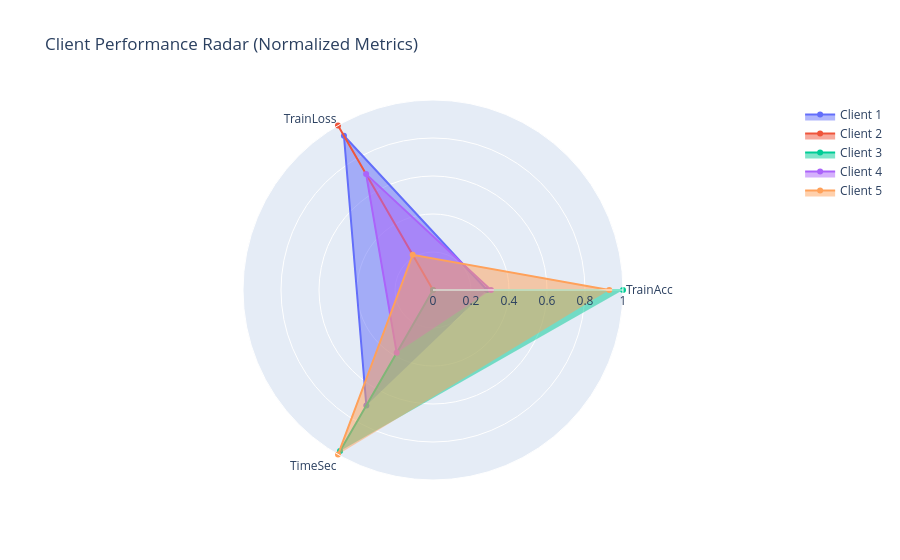

Notebook code for this chart:
### Code cell
import plotly.graph_objects as go

client_summary = epoch_df.groupby('Client').agg({
    'TrainAcc':'mean',
    'TrainLoss':'mean',
    'TimeSec':'mean'
}).reset_index()

# normalize metrics 0-1
for col in ['TrainAcc','TrainLoss','TimeSec']:
    client_summary[col] = (client_summary[col] - client_summary[col].min()) / (client_summary[col].max() - client_summary[col].min())

categories = ['TrainAcc', 'TrainLoss', 'TimeSec']
fig = go.Figure()
for i, row in client_summary.iterrows():
    fig.add_trace(go.Scatterpolar(
        r=row[categories].tolist(),
        theta=categories,
        fill='toself',
        name=f'Client {int(row.Client)}'
    ))

fig.update_layout(
    polar=dict(radialaxis=dict(visible=True, range=[0,1])),
    title="Client Performance Radar (Normalized Metrics)"
)
fig.show()

### Figure 1 — Plotly figure (JSON) as saved in the notebook; plotly's stock layout.template omitted (floating-point values rounded to 4 significant figures)
{"data": [{"fill": "toself", "name": "Client 1", "r": [0.2839, 0.9375, 0.7017], "theta": ["TrainAcc", "TrainLoss", "TimeSec"], "type": "scatterpolar"}, {"fill": "toself", "name": "Client 2", "r": [0, 1, 0], "theta": ["TrainAcc", "TrainLoss", "TimeSec"], "type": "scatterpolar"}, {"fill": "toself", "name": "Client 3", "r": [1, 0, 0.9785], "theta": ["TrainAcc", "TrainLoss", "TimeSec"], "type": "scatterpolar"}, {"fill": "toself", "name": "Client 4", "r": [0.305, 0.7043, 0.382], "theta": ["TrainAcc", "TrainLoss", "TimeSec"], "type": "scatterpolar"}, {"fill": "toself", "name": "Client 5", "r": [0.9278, 0.2141, 1], "theta": ["TrainAcc", "TrainLoss", "TimeSec"], "type": "scatterpolar"}], "layout": {"polar": {"radialaxis": {"range": [0, 1], "visible": true}}, "title": {"text": "Client Performance Radar (Normalized Metrics)"}}}
